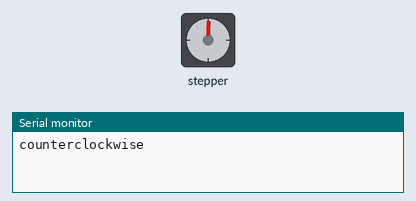
Simulated run of this sketch. Board: Arduino Uno, built with avr-gcc and run on an emulated ATmega328P. Shown: stepper motor, the last lines printed to the serial monitor. Stepper angles assume 1024 steps per turn.

Above: at 0.05 s.
At 2.0 s:
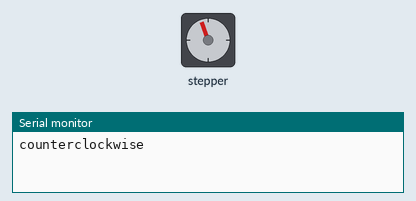
At 3.45 s:
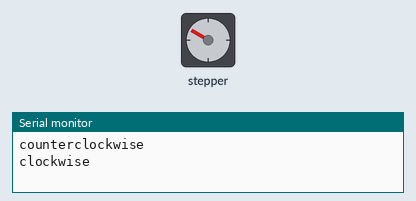
At 4.9 s:
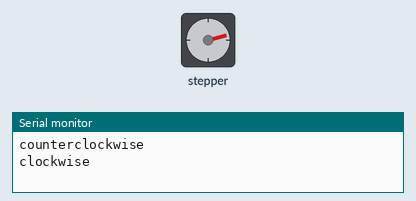
Timing chart, 0 to 7.8 s (numbered marks = the images above):
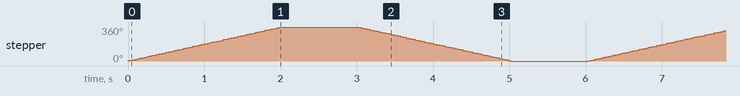

The sketch:

stepMoter.ino
```cpp
#include <Stepper.h>

const int stepsPerRevolution = 1024;
Stepper myStepper(stepsPerRevolution,11,9,10,8);

void setup() {
  myStepper.setSpeed(30);
  Serial.begin(9600);
}

void loop() {
  Serial.println("counterclockwise");
  myStepper.step(stepsPerRevolution);
  delay(1000);

  Serial.println("clockwise");
  myStepper.step(-stepsPerRevolution);
  delay(1000);
}
```

Measured:
- by itself, stepper: turns 360° clockwise in 2.0 s, then 360° counter-clockwise in 2.0 s, repeating every 6.0 s
